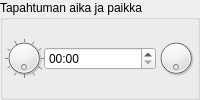
      <widget class="QGroupBox" name="groupBoxEvent">
       <property name="title">
        <string>Tapahtuman aika ja paikka</string>
       </property>
       <layout class="QHBoxLayout" name="horizontalLayout_24">
        <property name="spacing">
         <number>1</number>
        </property>
        <property name="margin">
         <number>1</number>
        </property>
        <item>
         <layout class="QHBoxLayout" name="horizontalLayout_21">
          <property name="spacing">
           <number>0</number>
          </property>
          <item>
           <widget class="QDial" name="time_dial_hour">
            <property name="maximumSize">
             <size>
              <width>40</width>
              <height>40</height>
             </size>
            </property>
            <property name="maximum">
             <number>23</number>
            </property>
            <property name="wrapping">
             <bool>true</bool>
            </property>
            <property name="notchesVisible">
             <bool>true</bool>
            </property>
           </widget>
          </item>
          <item>
           <widget class="QTimeEdit" name="timeEdit">
            <property name="displayFormat">
             <string>hh:mm</string>
            </property>
           </widget>
          </item>
          <item>
           <widget class="QDial" name="time_dial_minutes">
            <property name="maximumSize">
             <size>
              <width>40</width>
              <height>40</height>
             </size>
            </property>
            <property name="maximum">
             <number>59</number>
            </property>
            <property name="wrapping">
             <bool>true</bool>
            </property>
            <property name="notchesVisible">
             <bool>false</bool>
            </property>
           </widget>
          </item>
         </layout>
        </item>
        <item>
         <layout class="QHBoxLayout" name="horizontalLayout_18"/>
        </item>
       </layout>
      </widget>
